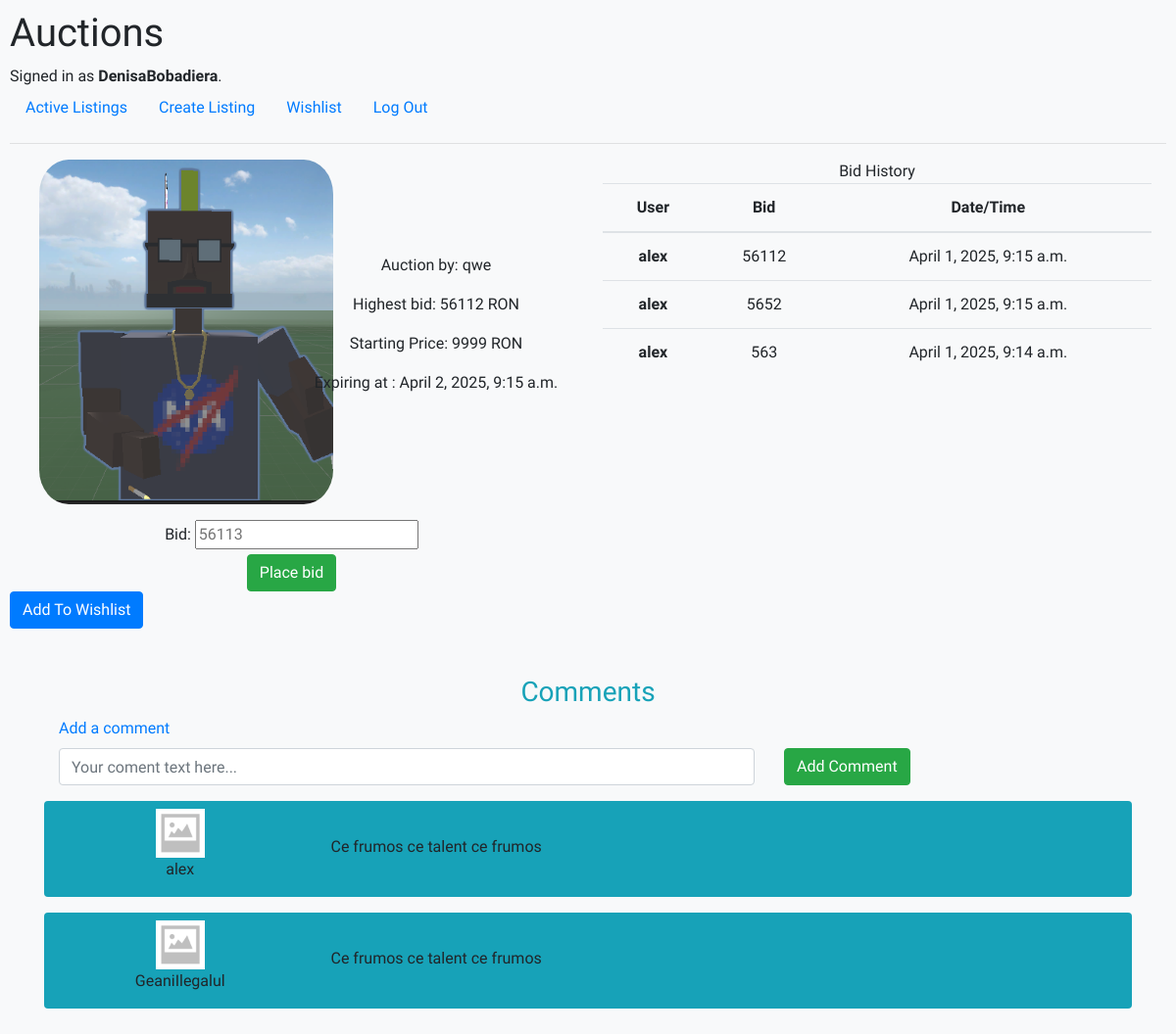
The page /see_auction/8 (signed in) on the database its author committed.
### auctions/models.py (models this page shows, shortened)
class User(AbstractUser):
    pass

class Listing(models.Model):
    title = models.CharField(validators=[MinLengthValidator(5)], max_length=50, default="")
    user_posted = models.ForeignKey(User, on_delete=models.CASCADE)
    photo = models.ImageField(upload_to='auction_photo')
    startingPrice = models.IntegerField(validators=[MinValueValidator(0), MaxValueValidator(9999)])
    uploadDate = models.DateTimeField(auto_now_add = True)
    active = models.BooleanField(default= True)
    category = models.CharField(validators=[MinLengthValidator(1)], max_length=64)
    currentPrice = models.IntegerField(default=0)
    expire = models.DateTimeField(default=timezone.now() + timedelta(hours=24))
    def check_expired(self):
        if timezone.now() >= self.expire:
            self.active = False
            self.save()

class Bid(models.Model):
    listing = models.ForeignKey(Listing, on_delete=models.CASCADE)
    bid_price = models.IntegerField(validators=[MinValueValidator(0), MaxValueValidator(9999)])
    user_id = models.ForeignKey(User, on_delete=models.CASCADE)
    date = models.DateTimeField(auto_now_add = True)

class Comment(models.Model):
    user = models.ForeignKey(User, on_delete=models.CASCADE)
    comment = models.CharField(validators=[MinLengthValidator(5)], max_length=100)
    listing = models.ForeignKey(Listing, on_delete=models.CASCADE)

### auctions/views.py (the view, shortened to what this page needs)
# urls.py: path("see_auction/<int:auction_id>", views.see_auction, name="see_auction"),
@login_required(login_url="/login")
def see_auction(request, auction_id):
    check_for_expired()
    auction_data = Listing.objects.filter(pk=auction_id).all()
    bids_data = Bid.objects.filter(listing = auction_id)
    class BidForm(forms.Form):
        bid = forms.IntegerField(min_value= auction_data[0].currentPrice + 1, max_value= 99999, widget=forms.TextInput(attrs={'placeholder' : auction_data[0].currentPrice + 1}))
    bid_form = BidForm()
    bids_data = Bid.objects.filter(listing = auction_id).order_by('-bid_price')[:10]
    check_wishlist = Wishlist.objects.filter(user = request.user, listing = auction_data[0]).all()
    if len(check_wishlist) > 0:
        wishlist = True
    else:
        wishlist = False
    comments = Comment.objects.filter(listing = auction_data[0]).all()
    class CommentForm(forms.Form):
        text = forms.CharField(min_length=5, max_length=100, required=True, widget=forms.TextInput({'placeholder' : 'Your coment text here...', 'label' : 'Add a comment', 'class' : 'form-control'}))
    comment_form = CommentForm()
    return render(request , "auctions/see_auction.html", {
        'data' : auction_data[0], 'form' : bid_form, 'bids' : bids_data, 'wishlist' : wishlist, 'comments' : comments, 'comment_form' : comment_form
    })

### auctions/views.py
    class BidForm(forms.Form):
        bid = forms.IntegerField(min_value= auction_data[0].currentPrice + 1, max_value= 99999, widget=forms.TextInput(attrs={'placeholder' : auction_data[0].currentPrice + 1}))

    class CommentForm(forms.Form):
        text = forms.CharField(min_length=5, max_length=100, required=True, widget=forms.TextInput({'placeholder' : 'Your coment text here...', 'label' : 'Add a comment', 'class' : 'form-control'}))

### auctions/views.py (called while the page is built)
def check_for_expired():
    for listing in Listing.objects.filter(active = True):
        listing.check_expired()

### auctions/templates/auctions/see_auction.html (shortened to what this page needs)
{% extends "auctions/layout.html" %}
{% load static %}
{% block body %}
<div class="{% if not data.active %} bg-light.bg-gradient {% endif %}">
    <div class="container-fluid ">
        <div class="row">
        <div class="d-flex align-items-center col-6">
            <div class="col-6">
                <img src="{{data.photo.url}}" style="max-width: 300px; border-radius: 10%;">
            </div>
            <div class="col-6 text-center">
                <p>Auction by: {{data.user_posted}}</p>
                <p>Highest bid: {{data.currentPrice}} RON</p>
                <p>Starting Price: {{data.startingPrice}} RON</p>
                <p>Expiring at : {{data.expire}}</p>
            </div>
            </div>
            <div class="col-6 text-center">
                Bid History
                <table class="table">
                    <thead>
                        <tr>
                            <th scope="col">User</th>
                            <th scope="col">Bid</th>
                            <th scope="col">Date/Time</th>
                            </tr>
                    </thead>
                    <tbody>
                        {% for bid in bids %}
                        <tr>
                        <th scope="row">{{bid.user_id}}</th>
                        <td>{{bid.bid_price}}</td>
                        <td>{{bid.date}}</td>
                        </tr>
                        {% endfor %}
                    </tbody>
                </table>
                </div>
            </div>
        </div>
        <div class="row d-flex align-items-center text-center">
            {% if data.active == False %}
            <p class="alert alert-warning text-center col-6 m-2">Listing Expired. Won by : {{bids.0.user_id}}
            {% else %}
            {% if user.username|lower == data.user_posted|lower %}
                <p class="alert alert-warning text-center col-6 m-2">You cannot bid on your own listing.</p>
            {% else %}
            <form class="text-center text-capitalize mt-3 col-6" method="post">
                {{form}}
                <button type="submit" class="button btn-success btn">Place bid</button>
            </form>
            {% endif %}
            {% endif %}
        </div>
    </div>
    <form action="{% url 'add_wishlist' data.id %}" method="POST">
        <button type="submit" class="button btn btn-primary">{% if wishlist %} Remove From Wishlist {% else %} Add To Wishlist {% endif %}</button>
    </form>
<div class="container mt-5 row mx-auto">
        <div class="col-12">
    <p class="text-info text-center fw-bold h3">Comments</p>
</div>
    <div class="col-12 add-coment">
        <form>
            <div class="row align-items-center">
            <div class="form-group col-8">
            {% for field in comment_form %}
            <label for="Comment" class="form-label text-primary">Add a comment</label>
            {{field}}
            {% endfor %}
            </div>
            <div class="col-4 mt-3">
            <button class="button btn btn-success">Add Comment</button>
             </div>
        </form>
    </div>
    <div class="comment-section text-black fw-bold">
        {% for comment in comments %}
        <div class="row align-items-center comment rounded bg-info pt-2 mb-3">
        <div class="col-3 profile-pic text-center">
            <img src="{% static 'auctions/no_image.png'  %}" width="50px">
            <p class="text-wrap">{{comment.user}}</p>
        </div>
        <div class="col-9 text-left mt-1">
            <p>{{comment.comment}}</p>
        </div>
             </div>
         {% endfor %}
  </div>
</div>
{% endblock %}

### auctions/templates/auctions/layout.html (shortened to what this page needs)
{% load static %}
<!DOCTYPE html>
<html lang="en">
    <head>
        <link rel="stylesheet" href="https://stackpath.bootstrapcdn.com/bootstrap/4.4.1/css/bootstrap.min.css">
        <link href="{% static 'auctions/styles.css' %}" rel="stylesheet">
    </head>
    <body class="bg-light" style="font-family: 'Winky Sans', sans-serif;
    font-optical-sizing: auto;">
        <h1>Auctions</h1>
        <div>
            {% if user.is_authenticated %}
                Signed in as <strong>{{ user.username }}</strong>.
            {% else %}
                Not signed in.
            {% endif %}
        </div>
        <ul class="nav">
            <li class="nav-item">
                <a class="nav-link" href="{% url 'index' %}">Active Listings</a>
            </li>
            <li class="nav-item">
                <a class="nav-link" href="{% url 'create_listing' %}">Create Listing</a>
            </li>
            <li class="nav-item">
                <a class="nav-link" href="{% url 'wishlist' %}">Wishlist</a>
            </li>
            {% if user.is_authenticated %}
                <li class="nav-item">
                    <a class="nav-link" href="{% url 'logout' %}">Log Out</a>
                </li>
            {% endif %}
        </ul>
        <hr>
        {% block body %}
        {% endblock %}
    </body>
</html>

### auctions/static/auctions/styles.css (style rules this page uses)
body { padding: 10px; }

### rows shown on the page
User: username "DenisaBobadiera"
Listing: photo (picture), user_posted "qwe", currentPrice "56112", startingPrice "9999", expire "April 2, 2025, 9:15 a.m."
Bid: user_id "alex", bid_price "56112", date "April 1, 2025, 9:15 a.m."
Bid: user_id "alex", bid_price "5652", date "April 1, 2025, 9:15 a.m."
Bid: user_id "alex", bid_price "563", date "April 1, 2025, 9:14 a.m."
Comment: user "alex", comment "Ce frumos ce talent ce frumos"
Comment: user "GeaniIlegalul", comment "Ce frumos ce talent ce frumos"
